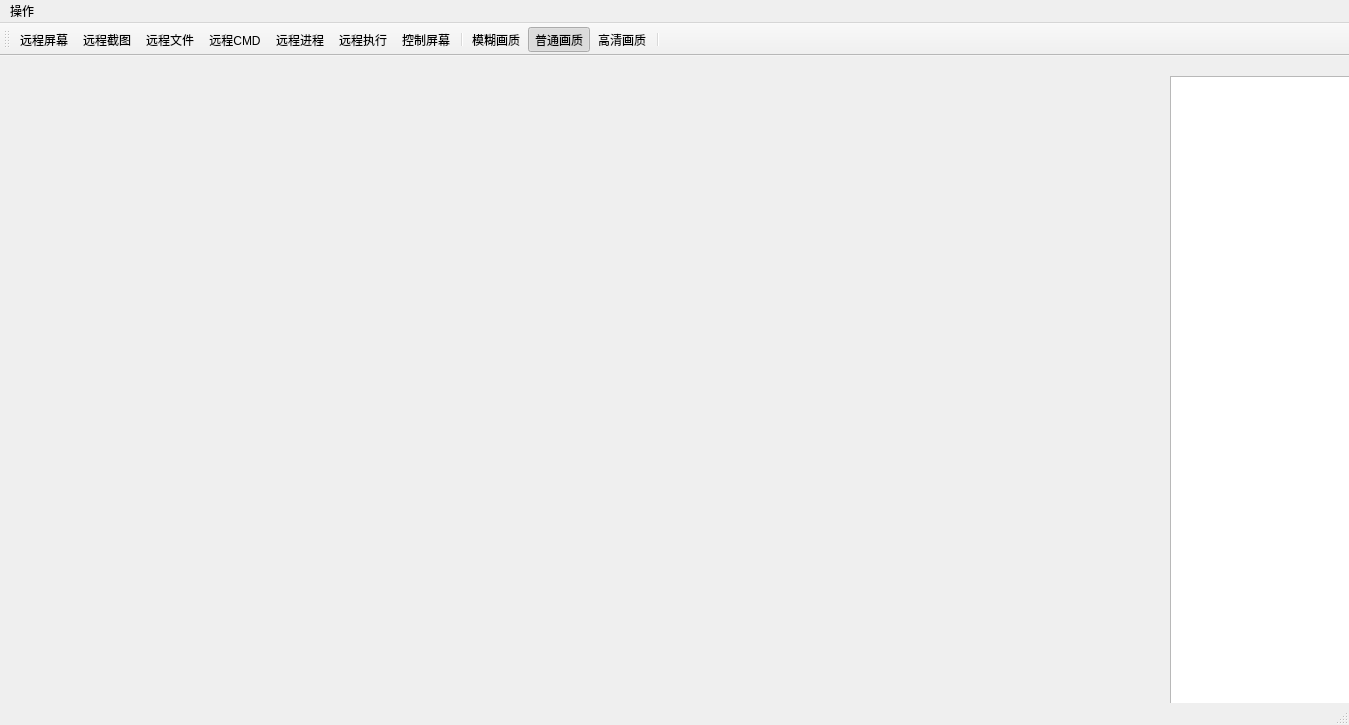
<?xml version="1.0" encoding="UTF-8"?>
<ui version="4.0">
 <class>MainWindow</class>
 <widget class="QMainWindow" name="MainWindow">
  <property name="geometry">
   <rect>
    <x>0</x>
    <y>0</y>
    <width>1349</width>
    <height>725</height>
   </rect>
  </property>
  <property name="windowTitle">
   <string>MainWindow</string>
  </property>
  <widget class="QWidget" name="centralWidget">
   <widget class="QListWidget" name="listWidget">
    <property name="geometry">
     <rect>
      <x>1170</x>
      <y>20</y>
      <width>181</width>
      <height>641</height>
     </rect>
    </property>
    <property name="contextMenuPolicy">
     <enum>Qt::CustomContextMenu</enum>
    </property>
   </widget>
  </widget>
  <widget class="QMenuBar" name="menuBar">
   <property name="enabled">
    <bool>true</bool>
   </property>
   <property name="geometry">
    <rect>
     <x>0</x>
     <y>0</y>
     <width>1349</width>
     <height>28</height>
    </rect>
   </property>
   <widget class="QMenu" name="menu">
    <property name="title">
     <string>操作</string>
    </property>
    <addaction name="actions_screen"/>
    <addaction name="action_file"/>
    <addaction name="action_cmd"/>
    <addaction name="action_exec"/>
    <addaction name="action_process"/>
    <addaction name="action_shot"/>
    <addaction name="actions_control"/>
    <addaction name="action_defin_high"/>
    <addaction name="action_comm"/>
    <addaction name="action_blur"/>
   </widget>
   <addaction name="menu"/>
  </widget>
  <widget class="QToolBar" name="mainToolBar">
   <attribute name="toolBarArea">
    <enum>TopToolBarArea</enum>
   </attribute>
   <attribute name="toolBarBreak">
    <bool>false</bool>
   </attribute>
   <addaction name="actions_screen"/>
   <addaction name="action_shot"/>
   <addaction name="action_file"/>
   <addaction name="action_cmd"/>
   <addaction name="action_process"/>
   <addaction name="action_exec"/>
   <addaction name="actions_control"/>
   <addaction name="separator"/>
   <addaction name="action_blur"/>
   <addaction name="action_comm"/>
   <addaction name="action_defin_high"/>
   <addaction name="separator"/>
  </widget>
  <widget class="QStatusBar" name="statusBar"/>
  <action name="actions_screen">
   <property name="text">
    <string>远程屏幕</string>
   </property>
  </action>
  <action name="action_file">
   <property name="text">
    <string>远程文件</string>
   </property>
  </action>
  <action name="action_cmd">
   <property name="text">
    <string>远程CMD</string>
   </property>
  </action>
  <action name="action_exec">
   <property name="text">
    <string>远程执行</string>
   </property>
  </action>
  <action name="action_process">
   <property name="text">
    <string>远程进程</string>
   </property>
  </action>
  <action name="action_shot">
   <property name="text">
    <string>远程截图</string>
   </property>
  </action>
  <action name="action_defin_high">
   <property name="checkable">
    <bool>true</bool>
   </property>
   <property name="text">
    <string>高清画质</string>
   </property>
  </action>
  <action name="action_comm">
   <property name="checkable">
    <bool>true</bool>
   </property>
   <property name="checked">
    <bool>true</bool>
   </property>
   <property name="text">
    <string>普通画质</string>
   </property>
  </action>
  <action name="action_blur">
   <property name="checkable">
    <bool>true</bool>
   </property>
   <property name="text">
    <string>模糊画质</string>
   </property>
  </action>
  <action name="actions_control">
   <property name="checkable">
    <bool>true</bool>
   </property>
   <property name="text">
    <string>控制屏幕</string>
   </property>
  </action>
 </widget>
 <layoutdefault spacing="6" margin="11"/>
 <resources/>
 <connections/>
</ui>
